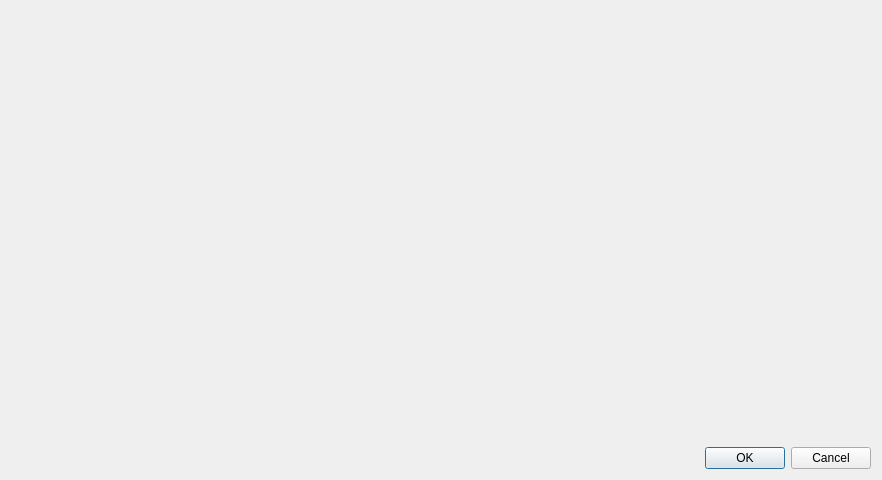
<?xml version="1.0" encoding="UTF-8"?>
<ui version="4.0">
 <class>SelectPresetDialog</class>
 <widget class="QDialog" name="SelectPresetDialog">
  <property name="geometry">
   <rect>
    <x>0</x>
    <y>0</y>
    <width>882</width>
    <height>480</height>
   </rect>
  </property>
  <property name="windowTitle">
   <string>Dialog</string>
  </property>
  <layout class="QVBoxLayout" name="verticalLayout">
   <item>
    <widget class="picogen::qt4::PresetListWidget" name="list" native="true"/>
   </item>
   <item>
    <widget class="QDialogButtonBox" name="buttonBox">
     <property name="orientation">
      <enum>Qt::Horizontal</enum>
     </property>
     <property name="standardButtons">
      <set>QDialogButtonBox::Cancel|QDialogButtonBox::Ok</set>
     </property>
    </widget>
   </item>
  </layout>
 </widget>
 <customwidgets>
  <customwidget>
   <class>picogen::qt4::PresetListWidget</class>
   <extends>QWidget</extends>
   <header>presetlistwidget.h</header>
   <container>1</container>
  </customwidget>
 </customwidgets>
 <resources/>
 <connections>
  <connection>
   <sender>buttonBox</sender>
   <signal>accepted()</signal>
   <receiver>SelectPresetDialog</receiver>
   <slot>accept()</slot>
   <hints>
    <hint type="sourcelabel">
     <x>248</x>
     <y>254</y>
    </hint>
    <hint type="destinationlabel">
     <x>157</x>
     <y>274</y>
    </hint>
   </hints>
  </connection>
  <connection>
   <sender>buttonBox</sender>
   <signal>rejected()</signal>
   <receiver>SelectPresetDialog</receiver>
   <slot>reject()</slot>
   <hints>
    <hint type="sourcelabel">
     <x>316</x>
     <y>260</y>
    </hint>
    <hint type="destinationlabel">
     <x>286</x>
     <y>274</y>
    </hint>
   </hints>
  </connection>
 </connections>
</ui>
